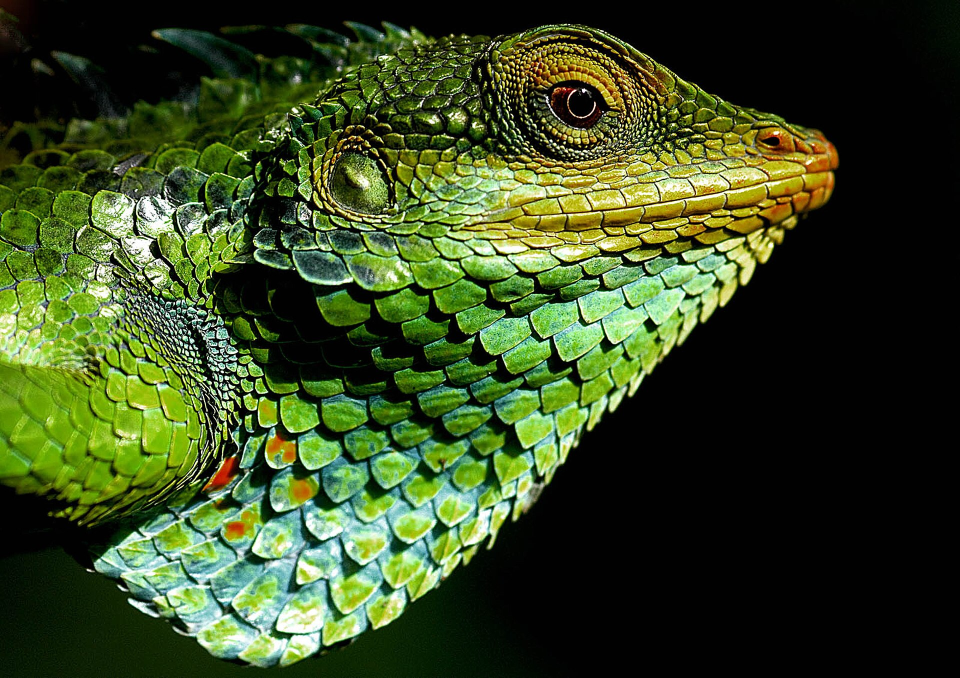
//> input picture img/Large_Scaled_Forest_Lizard.jpg, 1920 x 1355 px (shown at 1/2 size)
$ ./main ../img/Large_Scaled_Forest_Lizard.jpg   (built with g++ and OpenCV 4)
//> lines starting //> are read from the running program, lines starting //| are printed output that depends on the picture; after the words box and inside, x2 and y2 are one past the last pixel; in counts of white or black regions, pixels touching at a corner belong together
/**
 * @file main.cpp
 * @brief Manual Implementation of Canny Edge Detector - Version 3.
 * * Course: Image Processing (ZPOe)
 * Institution: Brno University of Technology (BUT), Faculty of Information Technology
 * * @author Kevin KUZU (xkuzuke00)
 * @date May 10, 2026
 * * @details This file implements the complete Canny pipeline from scratch, and compare
 * * the result of the manual implementation and the OpenCv implementation
 */


#include <opencv2/opencv.hpp>
#include <iostream>
#include <vector>
#include <cmath>
#include <cstdio>

using namespace cv;
using namespace std;

// --- Global Variables ---
Mat src_original, src_processing, result_display;
int sigma_int = 14;
int low_threshold = 40;
int high_threshold = 120;

// --- Manual Gaussian Blur ---
void manualGaussianBlur(const Mat& src, Mat& dst, float sigma) {
    int size = (int)(6 * sigma); if (size % 2 == 0) size++;
    int center = size / 2;
    vector<float> kernel(size);
    float sum = 0;

    // Generate 1D Kernel
    for (int i = 0; i < size; i++) {
        float x = i - center;
        kernel[i] = exp(-(x * x) / (2 * sigma * sigma));
        sum += kernel[i];
    }
    for (int i = 0; i < size; i++) kernel[i] /= sum; // Normalization

    Mat temp = Mat::zeros(src.size(), CV_32F);
    dst = Mat::zeros(src.size(), CV_32F);

    // Horizontal Pass
    for (int y = 0; y < src.rows; y++) {
        for (int x = center; x < src.cols - center; x++) {
            float val = 0;
            for (int k = -center; k <= center; k++)
                val += src.at<uchar>(y, x + k) * kernel[k + center];
            temp.at<float>(y, x) = val;
        }
    }

    // Vertical Pass
    for (int x = 0; x < src.cols; x++) {
        for (int y = center; y < src.rows - center; y++) {
            float val = 0;
            for (int k = -center; k <= center; k++) {
                val += temp.at<float>(y + k, x) * kernel[k + center];
            }
            dst.at<float>(y, x) = val;
        }
    }
}

void manualSobel(const Mat& src, Mat& magnitude, Mat& angle) {
    magnitude = Mat::zeros(src.size(), CV_32F);
    angle = Mat::zeros(src.size(), CV_32F);

    for (int y = 1; y < src.rows - 1; y++) {
        for (int x = 1; x < src.cols - 1; x++) {
            float gx = -1*src.at<float>(y-1,x-1) + 1*src.at<float>(y-1,x+1)
                       -2*src.at<float>(y,x-1)   + 2*src.at<float>(y,x+1)
                       -1*src.at<float>(y+1,x-1) + 1*src.at<float>(y+1,x+1);

            float gy = -1*src.at<float>(y-1,x-1) - 2*src.at<float>(y-1,x) - 1*src.at<float>(y-1,x+1)
                       +1*src.at<float>(y+1,x-1) + 2*src.at<float>(y+1,x) + 1*src.at<float>(y+1,x+1);

            magnitude.at<float>(y, x) = sqrt(gx*gx + gy*gy);
            angle.at<float>(y, x) = atan2(gy, gx) * 180.0 / CV_PI;
        }
    }
}

void nonMaximumSuppression(const Mat& magnitude, const Mat& angle, Mat& dst) {
    dst = Mat::zeros(magnitude.size(), CV_32F);
    for (int y = 1; y < magnitude.rows - 1; y++) {
        for (int x = 1; x < magnitude.cols - 1; x++) {
            float ang = angle.at<float>(y, x);
            if (ang < 0) ang += 180;

            float q = 255, r = 255;
            if ((ang >= 0 && ang < 22.5) || (ang >= 157.5 && ang <= 180)) {
                q = magnitude.at<float>(y, x + 1);
                r = magnitude.at<float>(y, x - 1);
            }
            else if (ang >= 67.5 && ang < 112.5) {
                q = magnitude.at<float>(y + 1, x);
                r = magnitude.at<float>(y - 1, x);
            }
            else if (ang >= 22.5 && ang < 67.5) {
                q = magnitude.at<float>(y + 1, x + 1);
                r = magnitude.at<float>(y - 1, x - 1);
            }
            else if (ang >= 112.5 && ang < 157.5) {
                q = magnitude.at<float>(y - 1, x + 1);
                r = magnitude.at<float>(y + 1, x - 1);
            }

            if (magnitude.at<float>(y, x) >= q && magnitude.at<float>(y, x) >= r)
                dst.at<float>(y, x) = magnitude.at<float>(y, x);
        }
    }
}

void doubleThreshold(const Mat& src, Mat& dst, int low, int high) {
    dst = Mat::zeros(src.size(), CV_8U);

    for (int y = 0; y < src.rows; y++) {
        for (int x = 0; x < src.cols; x++) {
            float pixel = src.at<float>(y, x);
            if (pixel >= high) {
                dst.at<uchar>(y, x) = 255;
            }
            else if (pixel >= low) {
                dst.at<uchar>(y, x) = 100;
            }
        }
    }
}

void hysteresis(Mat& img) {
    bool changed = true;
    while (changed) {
        changed = false;
        for (int y = 1; y < img.rows - 1; y++) {
            for (int x = 1; x < img.cols - 1; x++) {
                if (img.at<uchar>(y, x) == 100) {
                    for (int i = -1; i <= 1; i++) {
                        for (int j = -1; j <= 1; j++) {
                            if (img.at<uchar>(y + i, x + j) == 255) {
                                img.at<uchar>(y, x) = 255;
                                changed = true;
                            }
                        }
                    }
                }
            }
        }
    }
    for (int y = 0; y < img.rows; y++) {
        for (int x = 0; x < img.cols; x++) {
            if (img.at<uchar>(y, x) == 100) img.at<uchar>(y, x) = 0;
        }
    }
}

string openFileExplorer() {
    char buffer[1024];
    FILE* pipe = popen("zenity --file-selection --title='Choose your image (PNG/JPG)' --file-filter='*.jpg *.png *.jpeg'", "r");
    if (!pipe) return "";
    if (fgets(buffer, 1024, pipe) != NULL) {
        string path = buffer;
        path.erase(path.find_last_not_of("\n\r") + 1);
        pclose(pipe);
        return path;
    }
    pclose(pipe);
    return "";
}

// --- Pipeline Update Function ---
void updateCanny(int, void*) {
    if (src_processing.empty()) return;

    float sigma = (float)sigma_int / 10.0f;
    if (sigma < 0.1) sigma = 0.1;

    // --- 1. YOUR MANUAL RESULT ---
    Mat blurred, magnitude, angle, nms, result_manual;
    manualGaussianBlur(src_processing, blurred, sigma);
    manualSobel(blurred, magnitude, angle);
    nonMaximumSuppression(magnitude, angle, nms);
    doubleThreshold(nms, result_manual, low_threshold, high_threshold);
    hysteresis(result_manual);

    // --- 2. OPENCV OFFICIAL RESULT ---
    Mat result_opencv, blurred_cv;
    int ksize = (int)(6 * sigma); if (ksize % 2 == 0) ksize++;
    GaussianBlur(src_processing, blurred_cv, Size(ksize, ksize), sigma);
    Canny(blurred_cv, result_opencv, low_threshold, high_threshold);

    // --- 3. CALCULATE DIFFERENCE (ERROR MAP) ---
    Mat diff_img;
    absdiff(result_manual, result_opencv, diff_img);

    int total_pixels = diff_img.rows * diff_img.cols;
    int diff_count = countNonZero(diff_img);
    double error_rate = (double)diff_count / total_pixels * 100.0;

    cout << "\033[1;32m--- Comparison Analysis ---\033[0m" << endl;
    cout << "Total Pixels: " << total_pixels << endl;
    cout << "Divergent Pixels: " << diff_count << endl;
    cout << "Error Rate: " << error_rate << " %" << endl;
    cout << "Accuracy: " << (100.0 - error_rate) << " %" << endl << endl;

    // --- 4. TRIPLE DISPLAY ---
    Mat comparison;
    vector<Mat> images = { result_manual, result_opencv, diff_img };
    hconcat(images, comparison);

    putText(comparison, "MANUAL", Point(10, 30), FONT_HERSHEY_SIMPLEX, 0.8, Scalar(255), 2);
    putText(comparison, "OPENCV", Point(result_manual.cols + 10, 30), FONT_HERSHEY_SIMPLEX, 0.8, Scalar(255), 2);
    putText(comparison, "DIFF (ERRORS)", Point(result_manual.cols * 2 + 10, 30), FONT_HERSHEY_SIMPLEX, 0.8, Scalar(255), 2);

    imshow("Canny Detector", comparison);
}

void loadAndPrepareImage(string path) {
//> called with path = "../img/Large_Scaled_Forest_Lizard.jpg"
    src_original = imread(path, IMREAD_GRAYSCALE);
//> src_original: 1355 rows x 1920 cols, CV_8UC1; min 0, max 255, mean 62.4
    if (src_original.empty()) return;

    int max_dim = 800;
    float scale = min((float)max_dim / src_original.cols, (float)max_dim / src_original.rows);
//> scale = 0.417
    if (scale < 1.0) {
        resize(src_original, src_processing, Size(), scale, scale, INTER_AREA);
    } else {
        src_processing = src_original.clone();
    }
    updateCanny(0, 0);
//> after the loop in manualSobel, `for (int y = 1; y < src.rows - 1; y++)`:
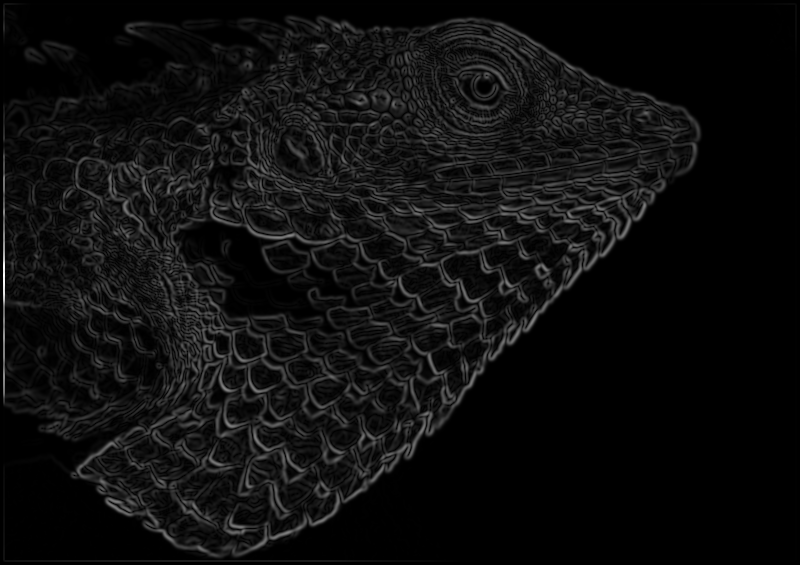
//> magnitude: 565 rows x 800 cols, CV_32FC1; min 0, max 916, mean 52.5; drawn with min black and max white
//> after the loop in manualSobel, `for (int y = 1; y < src.rows - 1; y++)`:
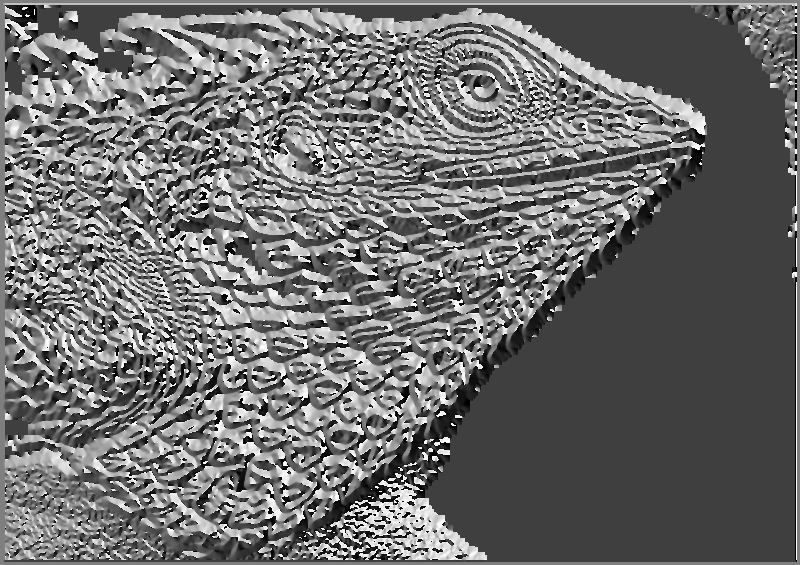
//> angle: 565 rows x 800 cols, CV_32FC1; min -180, max 180, mean -25.4; drawn with min black and max white
//> after the loop in doubleThreshold, `for (int y = 0; y < src.rows; y++)`:
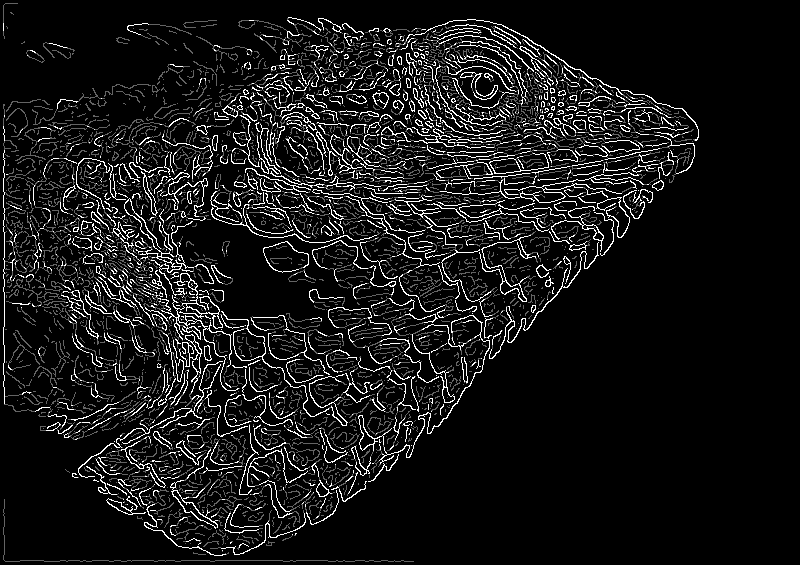
//> dst: 565 rows x 800 cols, CV_8UC1; min 0, max 255, mean 23
//> the loop in hysteresis, `while (changed)` made 37 passes
//> changed on passes 1 to 12: true, true, true, true, true, true, true, true, true, true, true, true
//> after the loop in hysteresis, `while (changed)`:
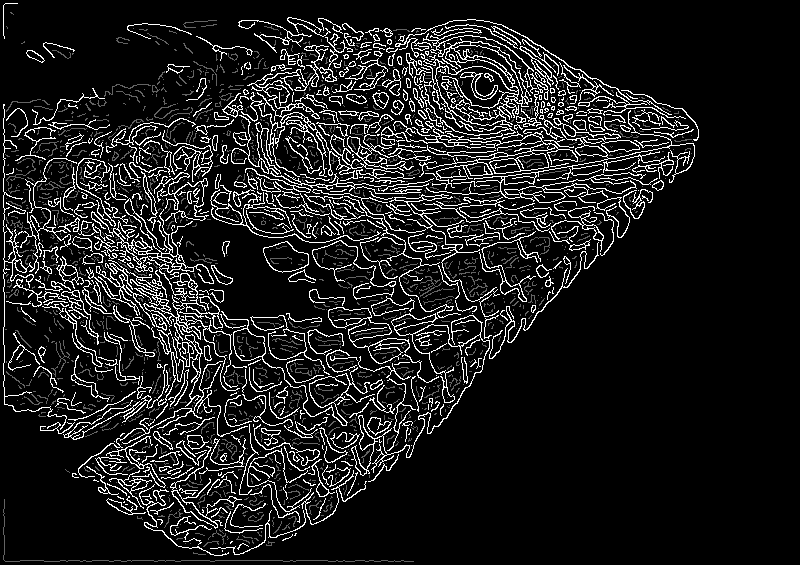
//> img: 565 rows x 800 cols, CV_8UC1; 3.57% of pixels changed, all inside (x1, y1, x2, y2) = (3, 3, 695, 555)
//> after the loop in hysteresis, `while (changed)`: changed = false
//> after the loop in hysteresis, `for (int y = 0; y < img.rows; y++)`:
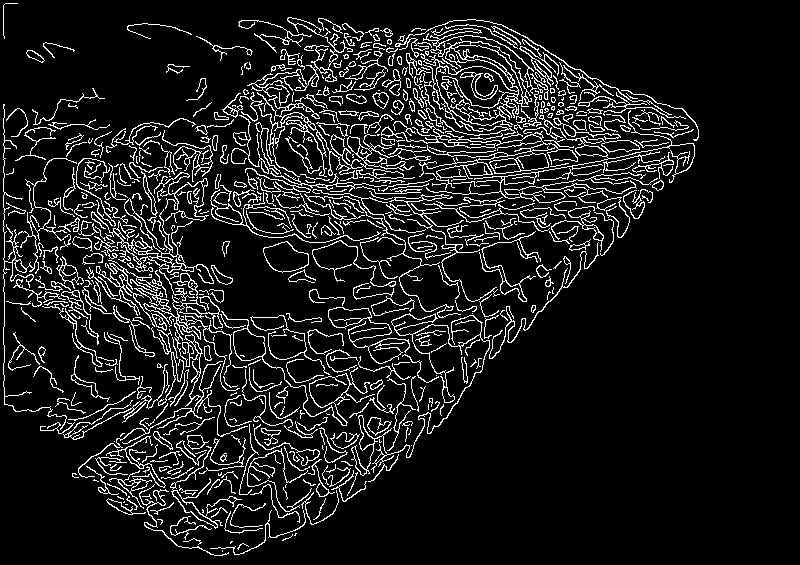
//> img: 565 rows x 800 cols, CV_8UC1; 10.2% white in thin lines or dots, all inside (x1, y1, x2, y2) = (3, 3, 699, 556)
//> in updateCanny, `Canny(blurred_cv, result_opencv, low_threshold, high_threshold);`: result_opencv: 565 rows x 800 cols, CV_8UC1; 11.2% white in thin lines or dots, all inside (x1, y1, x2, y2) = (0, 17, 699, 556)
//> in updateCanny, `absdiff(result_manual, result_opencv, diff_img);`:
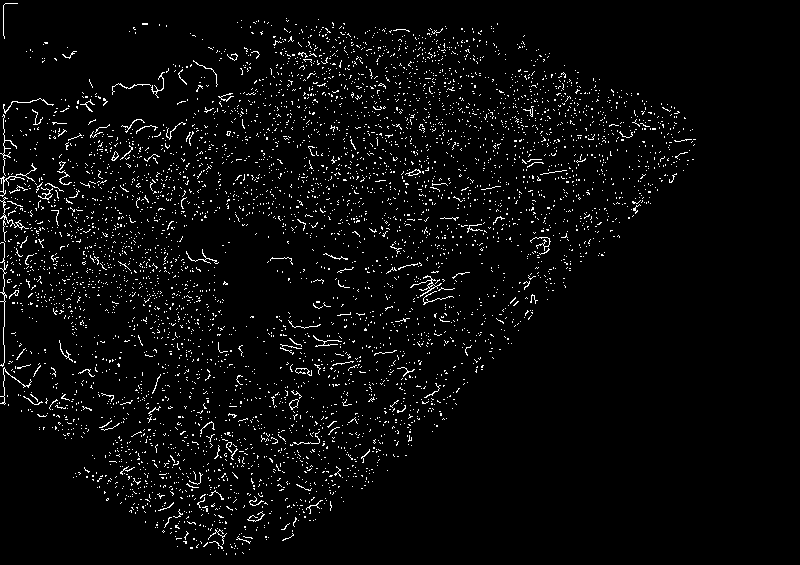
//> diff_img: 565 rows x 800 cols, CV_8UC1; 3.6% white in thin lines or dots, all inside (x1, y1, x2, y2) = (0, 3, 696, 555)
//> in updateCanny, `int diff_count = countNonZero(diff_img);`: diff_count = 16276
//> in updateCanny, `double error_rate = (double)diff_count / total_pixels * 100.0;`: error_rate = 3.6
//| Total Pixels: 452000
//| Divergent Pixels: 16276
//| Error Rate: 3.60088 %
//| Accuracy: 96.3991 %
//> in updateCanny, `hconcat(images, comparison);`: comparison: 565 rows x 2400 cols, CV_8UC1; 8.4% white in thin lines or dots
//> in updateCanny, `putText(comparison, "DIFF (ERRORS)", Point(result_manual.cols * 2 + 10..`:
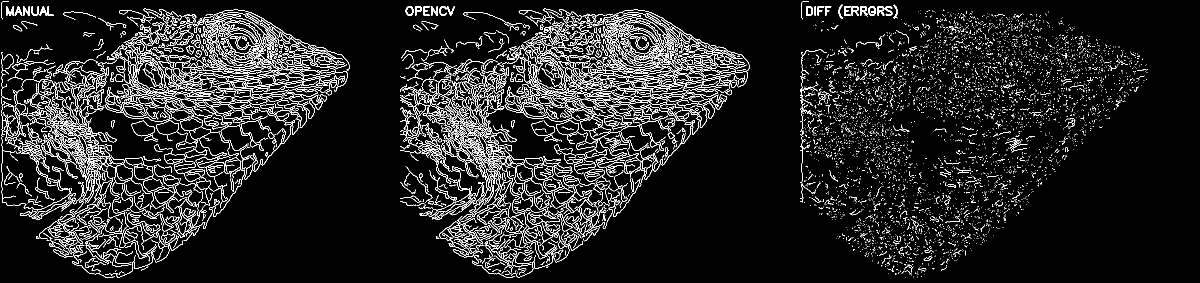
//> comparison: 565 rows x 2400 cols, CV_8UC1 (shown at 1/2 size); 8.6% white in thin lines or dots
}

void saveHighResResult() {
    if (src_original.empty()) return;

    cout << "Saving..." << endl;

    float sigma = (float)sigma_int / 10.0f;
    if (sigma < 0.1) sigma = 0.1;

    Mat blurred, magnitude, angle, nms, result;
    manualGaussianBlur(src_original, blurred, sigma);
    manualSobel(blurred, magnitude, angle);
    nonMaximumSuppression(magnitude, angle, nms);
    doubleThreshold(nms, result, low_threshold, high_threshold);
    hysteresis(result);

    string filename = "canny_result_high_res.png";
    if (imwrite(filename, result)) {
        cout << "SUCCESS: Image saved as " << filename << " in the project folder." << endl;
    } else {
        cout << "ERROR: Failed to save the image. So bad..." << endl;
    }
}

int main(int argc, char** argv) {
    string path;
    if (argc < 2) {
        cout << "No file provided. Opening file explorer..." << endl;
        path = openFileExplorer();
    } else {
        path = argv[1];
    }

    if (path.empty()) return -1;

    namedWindow("Canny Detector", WINDOW_AUTOSIZE);
    createTrackbar("Sigma x10", "Canny Detector", &sigma_int, 50, updateCanny);
    createTrackbar("Low Thr", "Canny Detector", &low_threshold, 255, updateCanny);
    createTrackbar("High Thr", "Canny Detector", &high_threshold, 255, updateCanny);

    loadAndPrepareImage(path);

    cout << "-----------------------------------------" << endl;
    cout << "KEYBOARD COMMANDS:" << endl;
    cout << " 'o' : Open new image" << endl;
    cout << " 's' : SAVE High-Res Result :) " << endl;
    cout << " 'q' : Quit :(" << endl;
    cout << "-----------------------------------------" << endl;

    while (true) {
        char key = (char)waitKey(10);
//> the 'q' key is pressed
        if (key == 'q' || key == 27) break;

        if (key == 'o') {
            string newPath = openFileExplorer();
            if (!newPath.empty()) loadAndPrepareImage(newPath);
        }

        if (key == 's') {
            saveHighResResult();
        }
    }
    cout << "Bye bye !" << endl;
    return 0;
}
